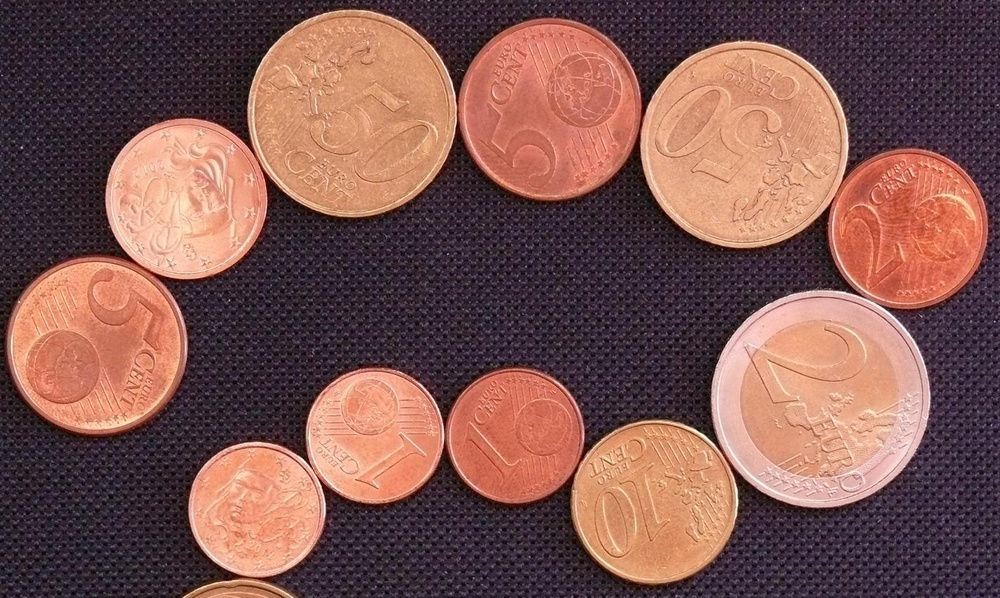
%> input picture data/contact1.jpg, 1000 x 598 px, shrunk from 1424 x 852 before the run
$ octave --eval "result = detecter_pieces(imread('../../data/contact1.jpg'));"   (GNU Octave 9; MATLAB toolbox functions it lacks are replaced by stand-ins)
%> lines starting %> are read from the running program, lines starting %| are printed output that depends on the picture; in (x1, y1, x2, y2) boxes, pixels count from 0 and x2, y2 are one past the last pixel; in counts of white or black regions, pixels touching at a corner belong together; the program's own positions count from 1
function [ dst, labels, count ] = detecter_pieces( img_rgb )
%DETECTER_PIECES Summary of this function goes here
%   Detailed explanation goes here
    img_thresh = binarize(img_rgb);
%> in binarize, `img_gray = rgb2gray(img_rgb);`:
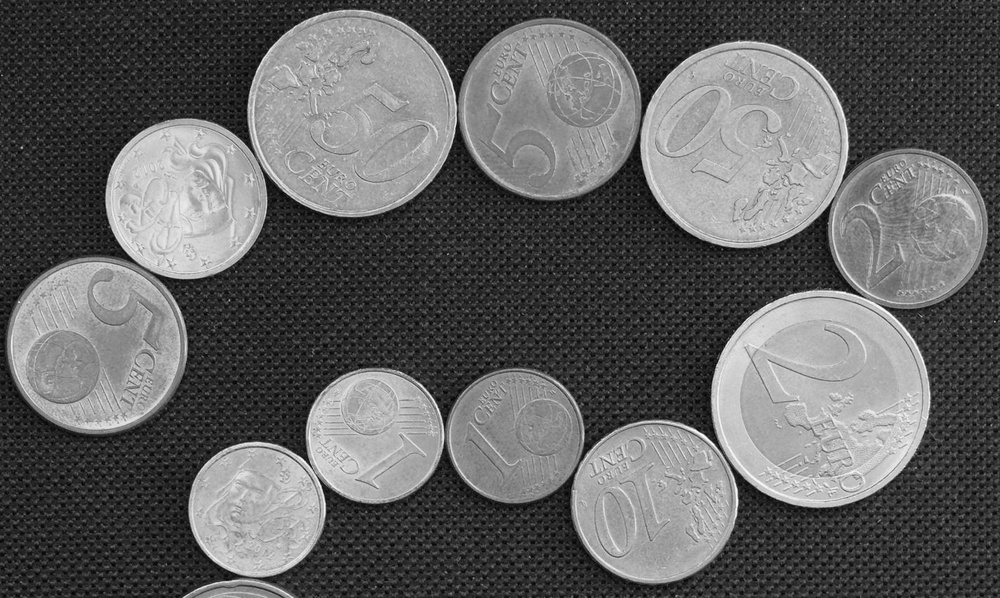
%> img_gray: size 598x1000 uint8; min 2, max 253, mean 98.7
%> in binarize, `thresh = graythresh(img_gray);`: thresh = 0.416
%> in binarize, `img_thresh = imbinarize(img_gray, thresh);`:
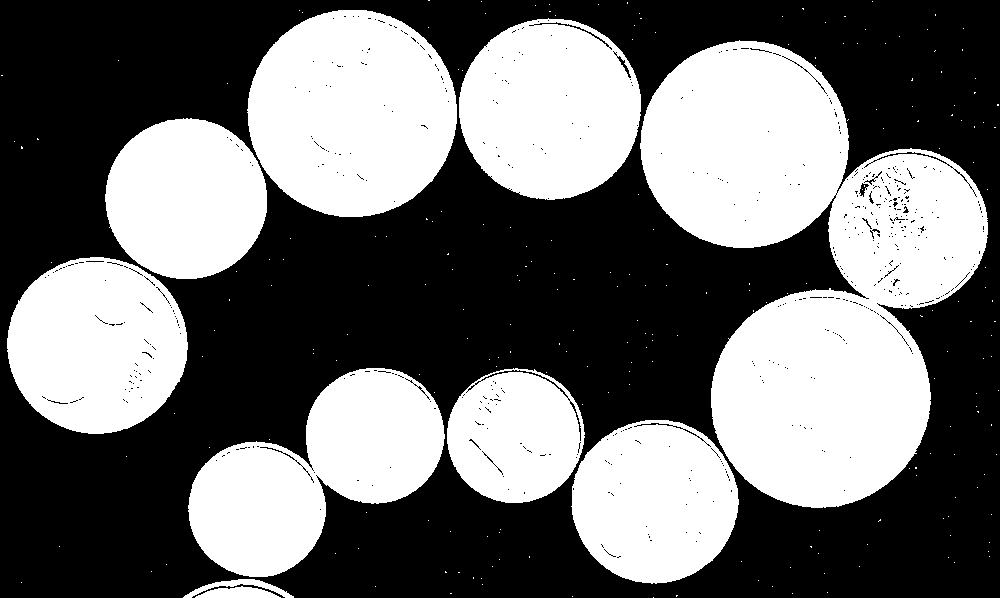
%> img_thresh: size 598x1000 logical; 43.7% white; 228 white regions (218 under 20 px), largest, box (x1, y1, x2, y2) and area: (640, 40, 988, 508) 90385, (247, 10, 457, 217) 33996, (188, 368, 445, 577) 29280
    % fill blac spots on the coins
    dst = imfill(img_thresh, 'holes');
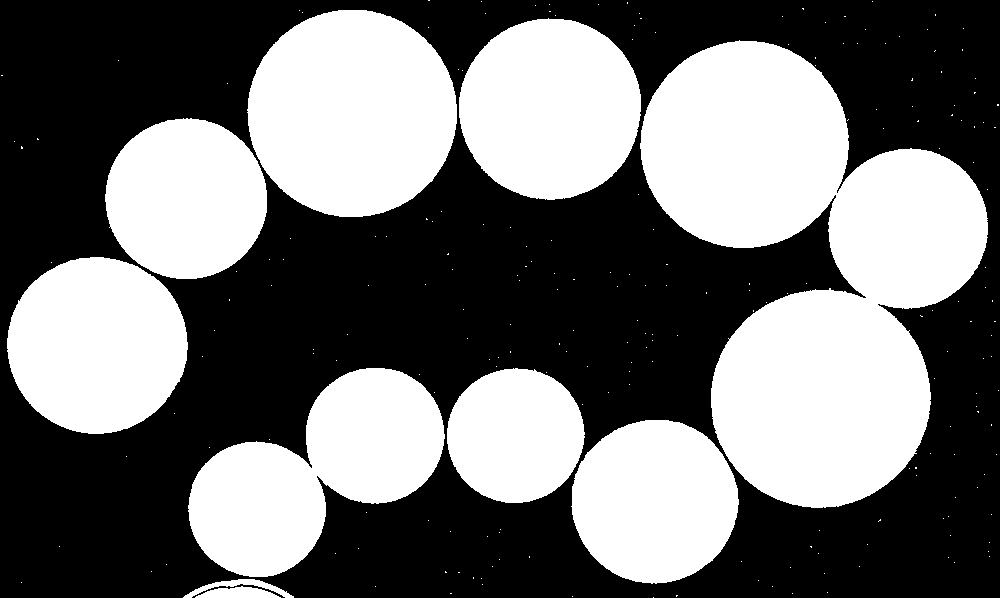
%> dst: size 598x1000 logical; 44.1% white; 226 white regions (216 under 20 px), largest, box (x1, y1, x2, y2) and area: (640, 40, 988, 508) 91531, (247, 10, 457, 217) 34123, (188, 368, 445, 577) 29469
    % apply opening
    dst = imopen(dst, strel('disk', 5));
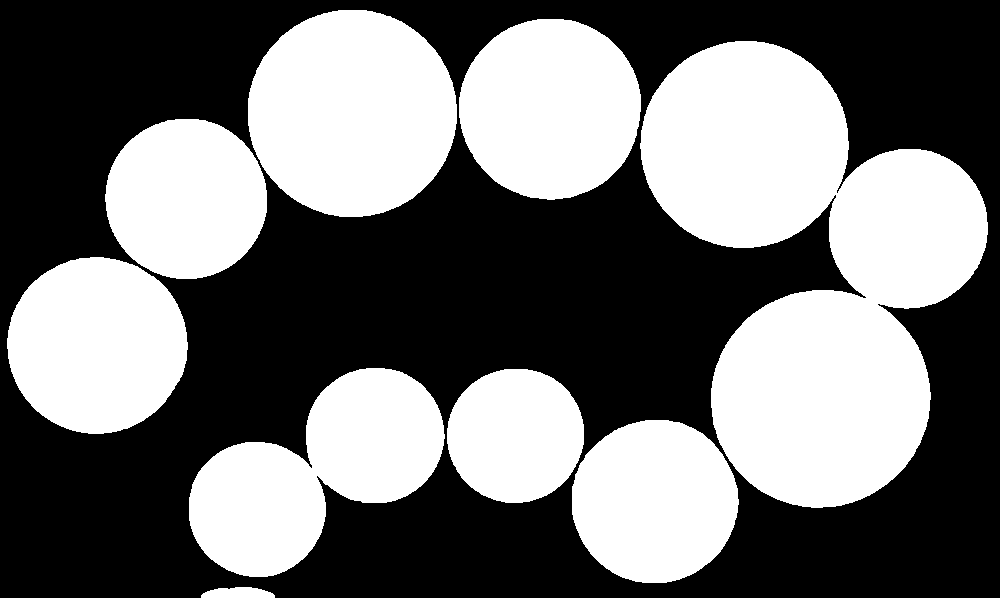
%> dst: size 598x1000 logical; 44% white; 9 white regions, largest, box (x1, y1, x2, y2) and area: (640, 41, 988, 508) 91478, (248, 10, 457, 217) 34113, (189, 368, 445, 577) 29451

    % Analyse des composants connexes en 8 points
    labels = bwlabel(dst, 8);
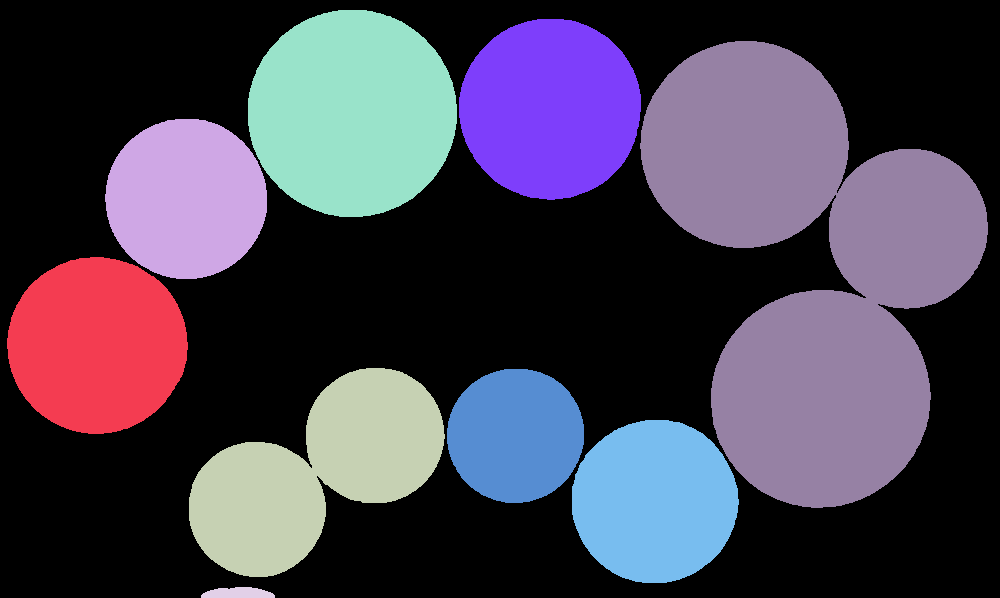
%> labels: size 598x1000 double; 10 distinct labels, from 0 to 9; one colour per label, 0 black

    count = 0;
end

function [img_thresh] = binarize(img_rgb)

    img_gray = rgb2gray(img_rgb);
    % Otsu threshold
    thresh = graythresh(img_gray);
    img_thresh = imbinarize(img_gray, thresh);

end

$ run again, on data/contact2.jpg
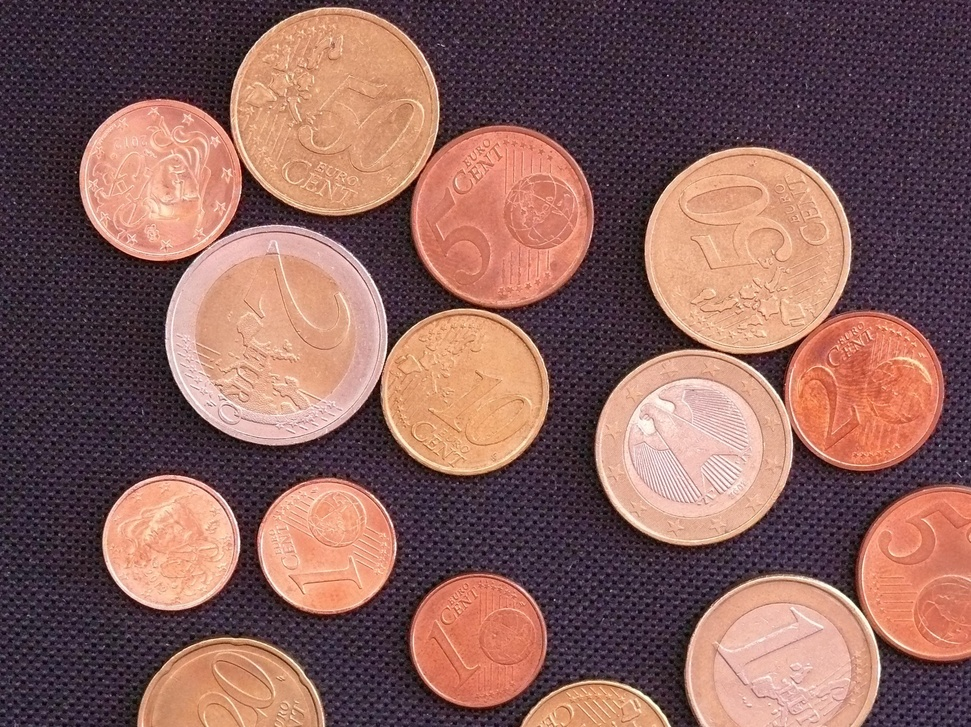
%> input picture data/contact2.jpg, 971 x 727 px, shrunk from 2669 x 1997 before the run
%> thresh = 0.443
%> in binarize, `img_thresh = imbinarize(img_gray, thresh);`:
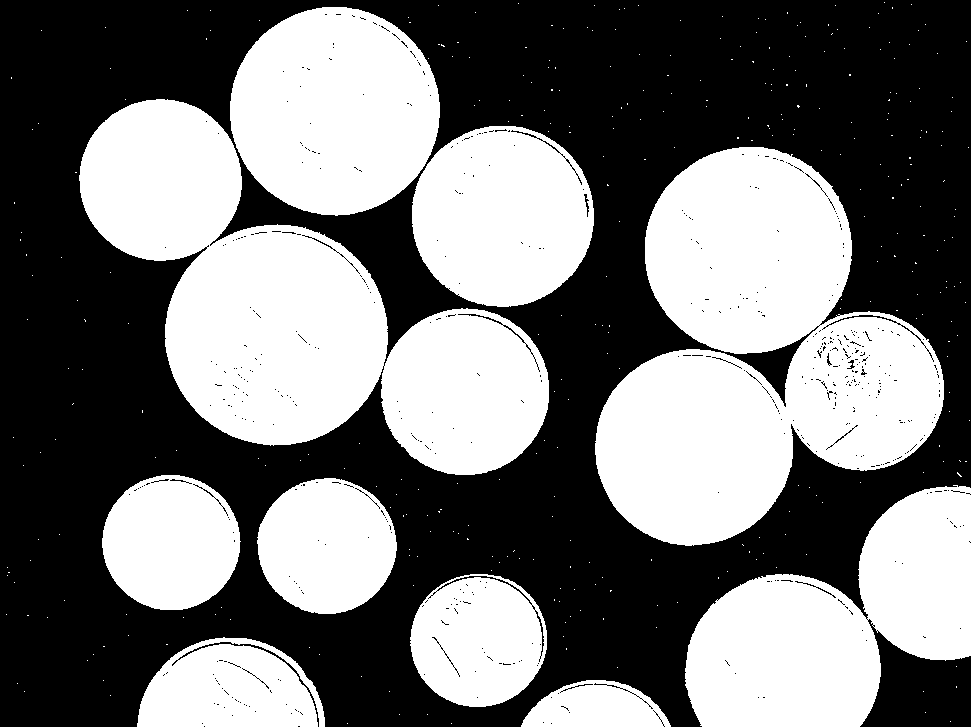
%> img_thresh: size 727x971 logical; 46.3% white; 351 white regions (341 under 20 px), largest, box (x1, y1, x2, y2) and area: (595, 147, 944, 546) 83197, (79, 99, 549, 475) 80921, (685, 485, 971, 727) 41304
%> in detecter_pieces, `labels = bwlabel(dst, 8);`:
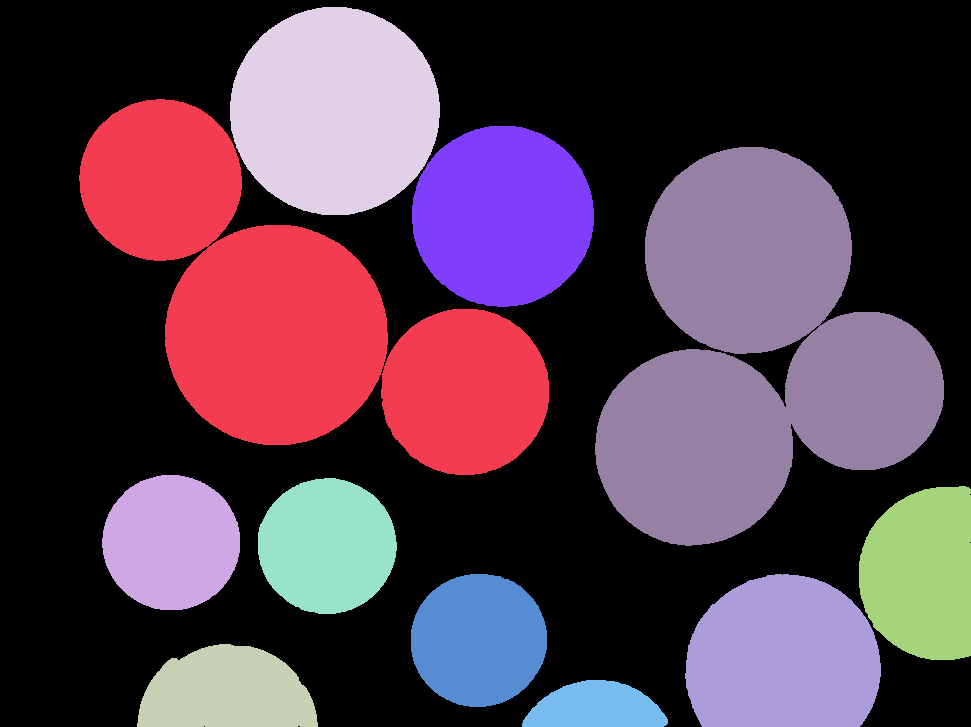
%> labels: size 727x971 double; 12 distinct labels, from 0 to 11; one colour per label, 0 black

$ run again, on data/contact3.jpg
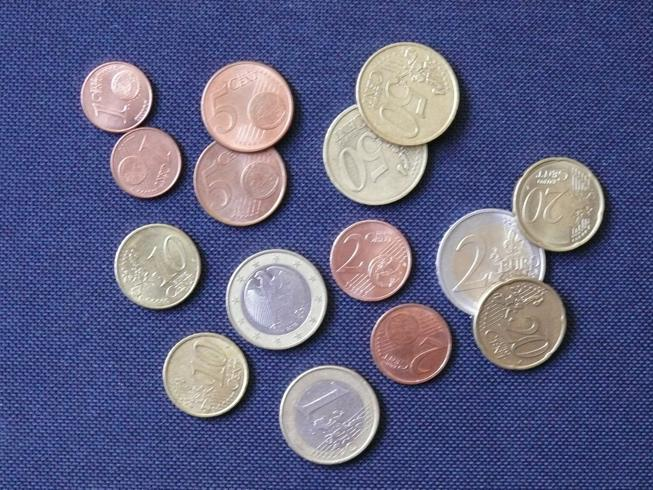
%> input picture data/contact3.jpg, 653 x 490 px
%> in binarize, `img_gray = rgb2gray(img_rgb);`:
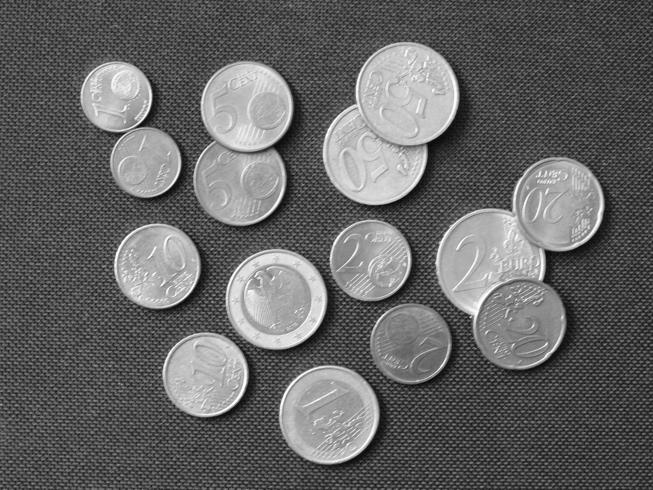
%> img_gray: size 490x653 uint8; min 0, max 255, mean 101
%> thresh = 0.486
%> img_thresh: size 490x653 logical; 28.4% white; 1349 white regions (1338 under 20 px), largest, box (x1, y1, x2, y2) and area: (435, 157, 604, 369) 19133, (322, 42, 459, 205) 14949, (193, 61, 293, 225) 12382
%> in detecter_pieces, `labels = bwlabel(dst, 8);`:
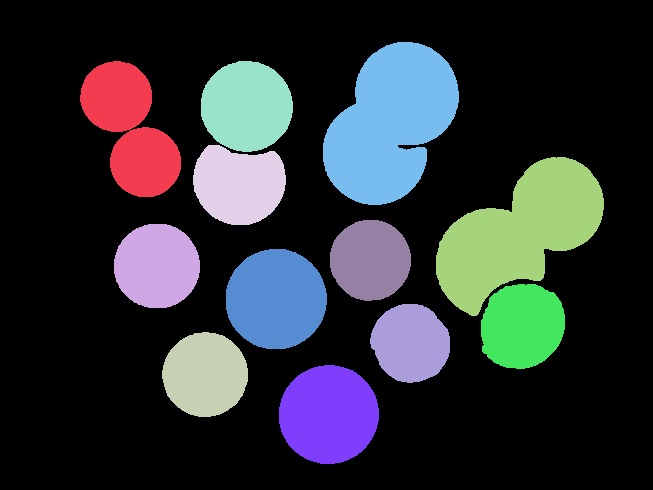
%> labels: size 490x653 double; 13 distinct labels, from 0 to 12; one colour per label, 0 black

$ run again, on data/contact4.jpg
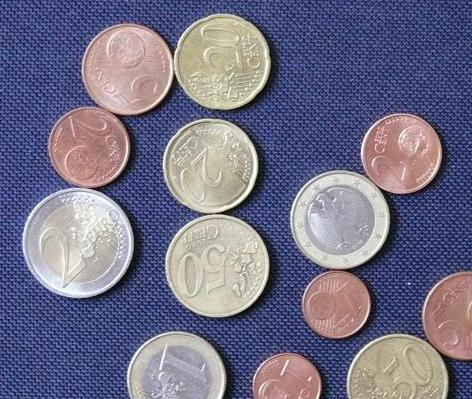
%> input picture data/contact4.jpg, 472 x 399 px
%> thresh = 0.482
%> in binarize, `img_thresh = imbinarize(img_gray, thresh);`:
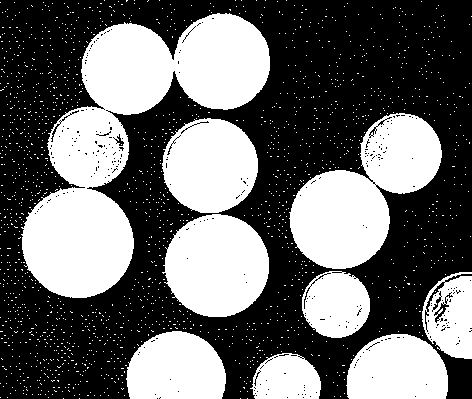
%> img_thresh: size 399x472 logical; 41.9% white; 1662 white regions (1653 under 20 px), largest, box (x1, y1, x2, y2) and area: (21, 13, 270, 298) 28426, (289, 113, 442, 269) 12695, (162, 214, 269, 317) 8447
%> in detecter_pieces, `labels = bwlabel(dst, 8);`:
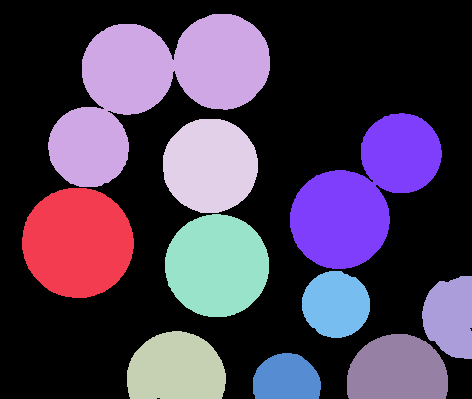
%> labels: size 399x472 double; 11 distinct labels, from 0 to 10; one colour per label, 0 black
